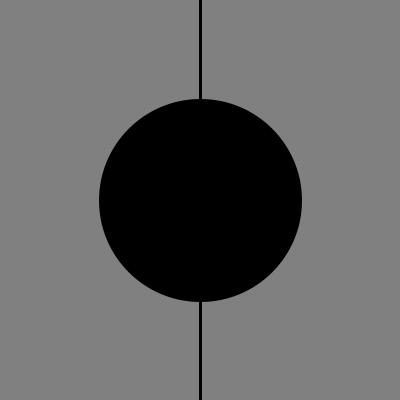
Frame 1 (no input)
Frame 60 (the mouse pressed at the canvas centre just before this capture): identical to frame 1, image omitted
Frame 120 (the mouse held since frame 60 and released just before this capture): identical to frame 1, image omitted

The Processing sketch that drew this single still picture (run headless with seeded random() and noise(); from frame 60 on, the mouse is pressed at the canvas centre):

// Processing sketch: bug07
// ── bug07.pde
// fill the circle with red if the mouse is on the
// right half of the screen and black otherwise.

void setup() {
  size (400,400);
}

void draw() {
  background (128);
  stroke( 0 );
  strokeWeight( 3 );
  line( width / 2 , 0, width / 2 , height );
  fill( 0 );
  if ( mouseX > 200 )
    fill( 255, 0, 0 );
  ellipse( 200, 200, 200, 200 );
}
